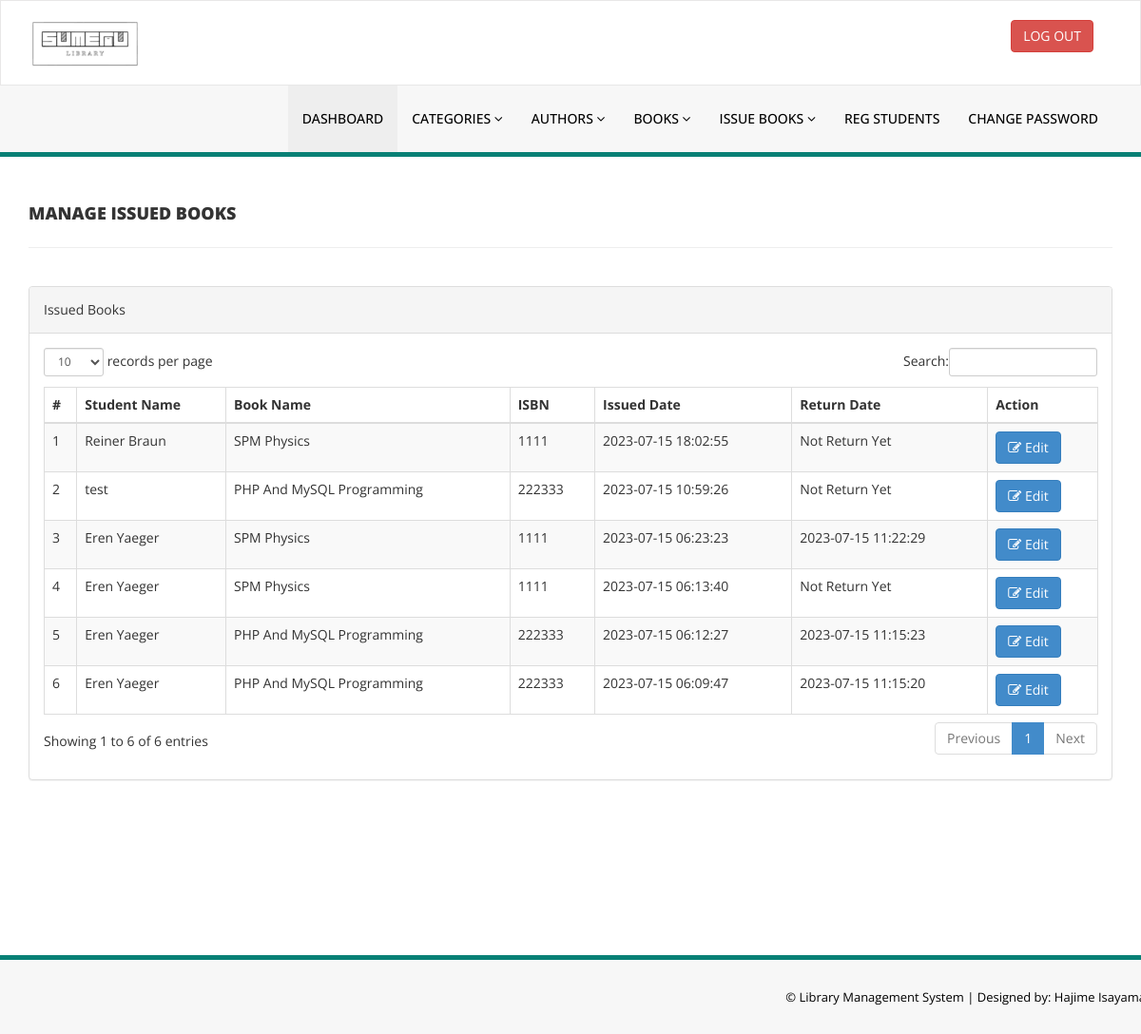
/library/admin/manage-issued-books.php (signed in), run on the app's committed database.
### tables this page shows
CREATE TABLE `issued_book_details` (
  `id` int(11) NOT NULL,
  `book_id` int(11) DEFAULT NULL,
  `student_id` varchar(150) DEFAULT NULL,
  `issues_date` timestamp NULL DEFAULT current_timestamp(),
  `return_date` timestamp NULL DEFAULT NULL ON UPDATE current_timestamp(),
  `return_status` int(1) DEFAULT NULL,
  `fine` int(11) DEFAULT NULL
);

CREATE TABLE `students` (
  `id` int(11) NOT NULL,
  `student_id` varchar(100) DEFAULT NULL,
  `student_name` varchar(120) DEFAULT NULL,
  `student_email` varchar(120) DEFAULT NULL,
  `student_phonenumber` char(11) DEFAULT NULL,
  `student_password` varchar(120) DEFAULT NULL,
  `status` int(1) DEFAULT NULL,
  `register_date` timestamp NULL DEFAULT current_timestamp(),
  `updation_date` timestamp NULL DEFAULT NULL ON UPDATE current_timestamp()
);

CREATE TABLE `books` (
  `id` int(11) NOT NULL,
  `book_name` varchar(255) DEFAULT NULL,
  `category_id` int(11) DEFAULT NULL,
  `author_id` int(11) DEFAULT NULL,
  `isbn_number` int(11) DEFAULT NULL,
  `book_price` int(11) DEFAULT NULL,
  `register_date` timestamp NULL DEFAULT current_timestamp(),
  `updation_date` timestamp NULL DEFAULT NULL ON UPDATE current_timestamp()
);

### library/admin/manage-issued-books.php (the view, shortened to what this page needs)
<?php
include('includes/config.php');
if (strlen($_SESSION['alogin']) == 0) {
    header('location:index.php');
} else {
?>
<!DOCTYPE html>
<html xmlns="http://www.w3.org/1999/xhtml">
<head>
    <link href="assets/css/bootstrap.css" rel="stylesheet" />
    <link href="assets/css/font-awesome.css" rel="stylesheet" />
    <link href="assets/js/dataTables/dataTables.bootstrap.css" rel="stylesheet" />
    <link href="assets/css/style.css" rel="stylesheet" />
</head>
<body>
    <?php include('includes/header.php'); ?>
    <div class="content-wrapper">
        <div class="container">
            <div class="row pad-botm">
                <div class="col-md-12">
                    <h4 class="header-line">Manage Issued Books</h4>
                </div>
                <div class="row">
                </div>
            </div>
            <div class="row">
                <div class="col-md-12">
                    <div class="panel panel-default">
                        <div class="panel-heading">
                            Issued Books
                        </div>
                        <div class="panel-body">
                            <div class="table-responsive">
                                <table class="table table-striped table-bordered table-hover" id="dataTables-example">
                                    <thead>
                                        <tr>
                                            <th>#</th>
                                            <th>Student Name</th>
                                            <th>Book Name</th>
                                            <th>ISBN </th>
                                            <th>Issued Date</th>
                                            <th>Return Date</th>
                                            <th>Action</th>
                                        </tr>
                                    </thead>
                                    <tbody>
                                        <?php
                                        $sql = "SELECT students.student_name, books.book_name, books.isbn_number, issued_book_details.issues_date, issued_book_details.return_date, issued_book_details.id as rid FROM issued_book_details JOIN students ON students.student_id = issued_book_details.student_id JOIN books ON books.id = issued_book_details.book_id ORDER BY issued_book_details.id DESC";
                                        $query = $dbh->prepare($sql);
                                        $query->execute();
                                        $results = $query->fetchAll(PDO::FETCH_OBJ);
                                        $cnt = 1;
                                        if ($query->rowCount() > 0) {
                                            foreach ($results as $result) {
                                        ?>
                                                <tr class="odd gradeX">
                                                    <td class="center"><?php echo htmlentities($cnt); ?></td>
                                                    <td class="center"><?php echo htmlentities($result->student_name); ?></td>
                                                    <td class="center"><?php echo htmlentities($result->book_name); ?></td>
                                                    <td class="center"><?php echo htmlentities($result->isbn_number); ?></td>
                                                    <td class="center"><?php echo htmlentities($result->issues_date); ?></td>
                                                    <td class="center">
                                                        <?php
                                                        if ($result->return_date == "") {
                                                            echo htmlentities("Not Return Yet");
                                                        } else {
                                                            echo htmlentities($result->return_date);
                                                        }
                                                        ?>
                                                    </td>
                                                    <td class="center">
                                                        <a href="update-issue-bookdetails.php?rid=<?php echo htmlentities($result->rid); ?>">
                                                            <button class="btn btn-primary"><i class="fa fa-edit "></i> Edit</button>
                                                        </a>
                                                    </td>
                                                </tr>
                                        <?php
                                                $cnt = $cnt + 1;
                                            }
                                        }
                                        ?>
                                    </tbody>
                                </table>
                            </div>
                        </div>
                    </div>
                </div>
            </div>
        </div>
    </div>
    <?php include('includes/footer.php'); ?>
</body>
</html>
<?php
}
?>

### library/admin/assets/css/style.css (style rules this page uses)
.content-wrapper { margin-top: 40px; min-height: 800px; padding-bottom: 90px; }
.header-line { font-weight: 900; padding-bottom: 25px; border-bottom: 1px solid #eeeeee; text-transform: uppercase; }
.pad-botm { padding-bottom: 30px; }

### data on the page
issued_book_details: students.student_name "Reiner Braun", book.book_name "SPM Physics", book.isbn_number "1111", issues_date "2023-07-15 18:02:55"
issued_book_details: students.student_name "test", book.book_name "PHP And MySQL Programming", book.isbn_number "222333", issues_date "2023-07-15 10:59:26"
issued_book_details: students.student_name "Eren Yaeger", book.book_name "SPM Physics", book.isbn_number "1111", issues_date "2023-07-15 06:23:23", return_date "2023-07-15 11:22:29"
issued_book_details: students.student_name "Eren Yaeger", book.book_name "SPM Physics", book.isbn_number "1111", issues_date "2023-07-15 06:13:40"
issued_book_details: students.student_name "Eren Yaeger", book.book_name "PHP And MySQL Programming", book.isbn_number "222333", issues_date "2023-07-15 06:12:27", return_date "2023-07-15 11:15:23"
issued_book_details: students.student_name "Eren Yaeger", book.book_name "PHP And MySQL Programming", book.isbn_number "222333", issues_date "2023-07-15 06:09:47", return_date "2023-07-15 11:15:20"
